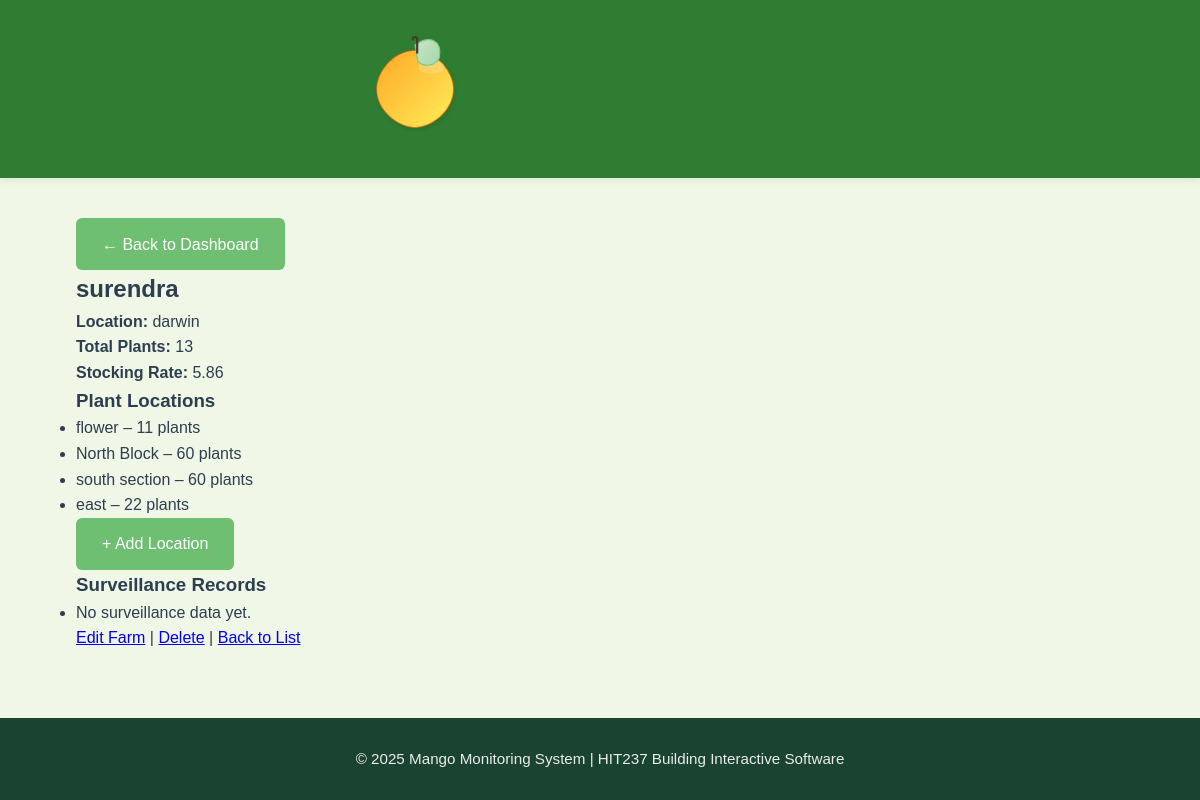
The page /myfarms/farms/3/ (signed in) on the database its author committed.
### App2/models.py (models this page shows, shortened)
class Farm(models.Model):
    name = models.CharField(max_length=100)
    location = models.CharField(max_length=150)
    owner = models.ForeignKey(User, on_delete=models.CASCADE, related_name="farms")
    total_plants = models.IntegerField(validators=[MinValueValidator(1)], help_text="Total number of mango plants on the property")
    farm_size = models.DecimalField(max_digits=10, decimal_places=2, help_text="Farm size in hectares")
    stocking_rate = models.DecimalField(max_digits=10, decimal_places=2, help_text="Plants per hectare", editable=False)
    created_at = models.DateTimeField(auto_now_add=True)
    updated_at = models.DateTimeField(auto_now=True)
    class Meta:
        ordering = ['name']

class PlantLocation(models.Model):
    farm = models.ForeignKey(Farm, on_delete=models.CASCADE, related_name='locations')
    name = models.CharField(max_length=100, help_text="e.g., North Block, Section A")
    description = models.TextField(blank=True, help_text="Additional location details")
    number_of_plants = models.IntegerField(validators=[MinValueValidator(1)])
    class Meta:
        unique_together = ['farm', 'name']

### App2/views.py (the view)
# urls.py: path('farms/<int:pk>/', views.FarmDetailView.as_view(), name='farm-detail'),
class FarmDetailView(LoginRequiredMixin, OwnerMixin, DetailView):
    model = Farm
    template_name = 'app2/farm_detail.html'

### App2/views.py (called while the page is built)
    def test_func(self):
        obj = self.get_object()
        if hasattr(obj, 'owner'):
            return obj.owner == self.request.user
        elif hasattr(obj, 'farm'):
            return obj.farm.owner == self.request.user
        return False

### App2/templates/App2/farm_detail.html (shortened to what this page needs)
{% extends 'app2/base.html' %}
{% block content %}
<a href="{% url 'App2:profile' %}" class="btn btn-secondary mb-3">← Back to Dashboard</a>
<div class="form-card">
<h2>{{ farm.name }}</h2>
<p><strong>Location:</strong> {{ farm.location }}</p>
<p><strong>Total Plants:</strong> {{ farm.total_plants }}</p>
<p><strong>Stocking Rate:</strong> {{ farm.stocking_rate }}</p>
<h3>Plant Locations</h3>
<ul>
    {% for location in farm.locations.all %}
        <li>
            {{ location.name }} – {{ location.number_of_plants }} plants
        </li>
    {% empty %}
        <li>No plant locations added yet.</li>
    {% endfor %}
</ul>
<a href="{% url 'App2:location-create' farm.pk %}" class="btn btn-sm btn-primary">+ Add Location</a>
<h3>Surveillance Records</h3>
<ul>
    {% for record in farm.surveillance_set.all %}
        <li>{{ record.date_observed }} - {{ record.pest.name }} ({{ record.severity }})</li>
    {% empty %}
        <li>No surveillance data yet.</li>
    {% endfor %}
</ul>
<div class="btn-group">
    <a href="{% url 'App2:farm-update' farm.pk %}">Edit Farm</a> |
    <a href="{% url 'App2:farm-delete' farm.pk %}">Delete</a> |
    <a href="{% url 'App2:farm-list' %}">Back to List</a>
</div>
</div>
{% endblock %}

### App1/static/css/base.css (style rules this page uses)
:root { --primary-green: #2E7D32; --secondary-green: #6FBF73; --accent-green: #A2C523; --light-bg: #F0F7E6; --card-bg: #FFFFFF; --text-dark: #2C3E50; --text-light: #5D6D7E; --shadow-sm: 0 2px 8px rgba(46, 125, 50, 0.1); --shadow-md: 0 4px 12px rgba(46, 125, 50, 0.15); --border-color: #dcdcdc; }
* { margin: 0; padding: 0; box-sizing: border-box; font-family: 'Poppins', sans-serif; }
body { min-height: 100vh; display: flex; flex-direction: column; background-color: var(--light-bg); color: var(--text-dark); line-height: 1.6; }
.btn { display: inline-flex; align-items: center; gap: 0.5rem; padding: 0.7rem 1.5rem; background-color: var(--secondary-green); color: white; border-radius: 6px; text-decoration: none; font-weight: 500; transition: all 0.3s ease; border: 2px solid transparent; }

### rows shown on the page
Farm: name "surendra", location "darwin", total_plants "13", stocking_rate "5.86"
PlantLocation: name "flower", number_of_plants "11"
PlantLocation: name "North Block", number_of_plants "60"
PlantLocation: name "south section", number_of_plants "60"
PlantLocation: name "east", number_of_plants "22"
